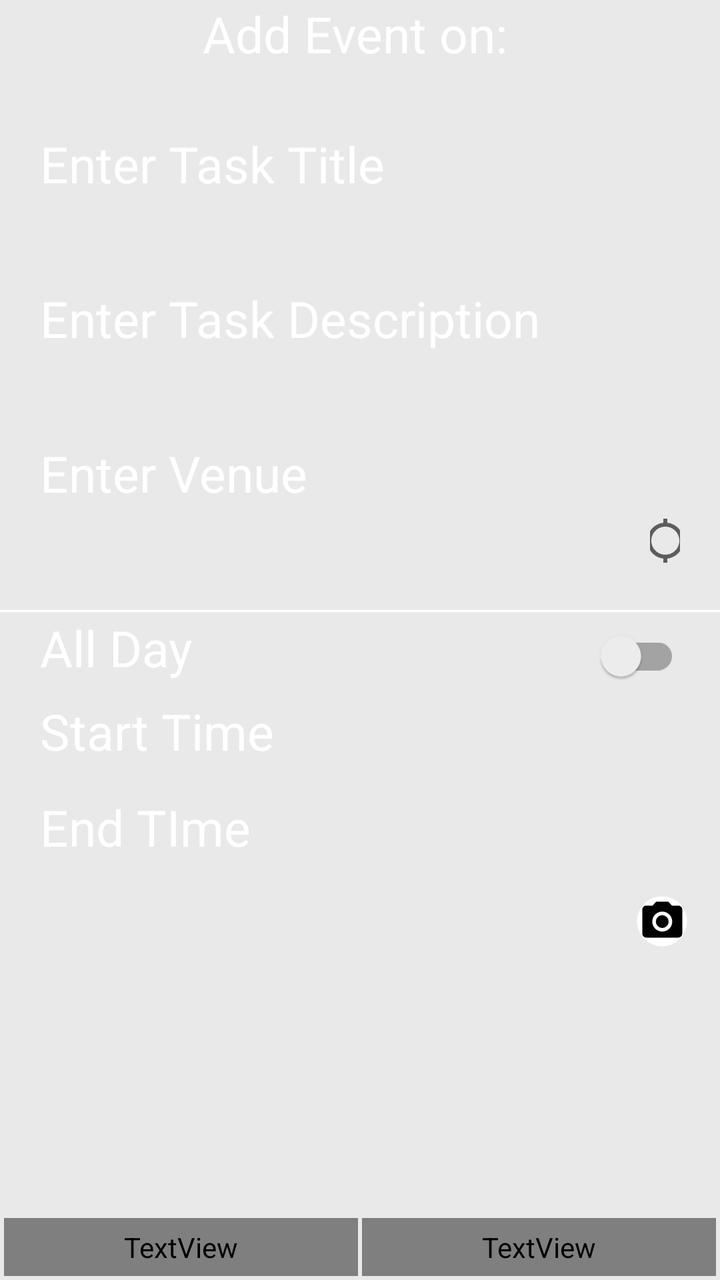
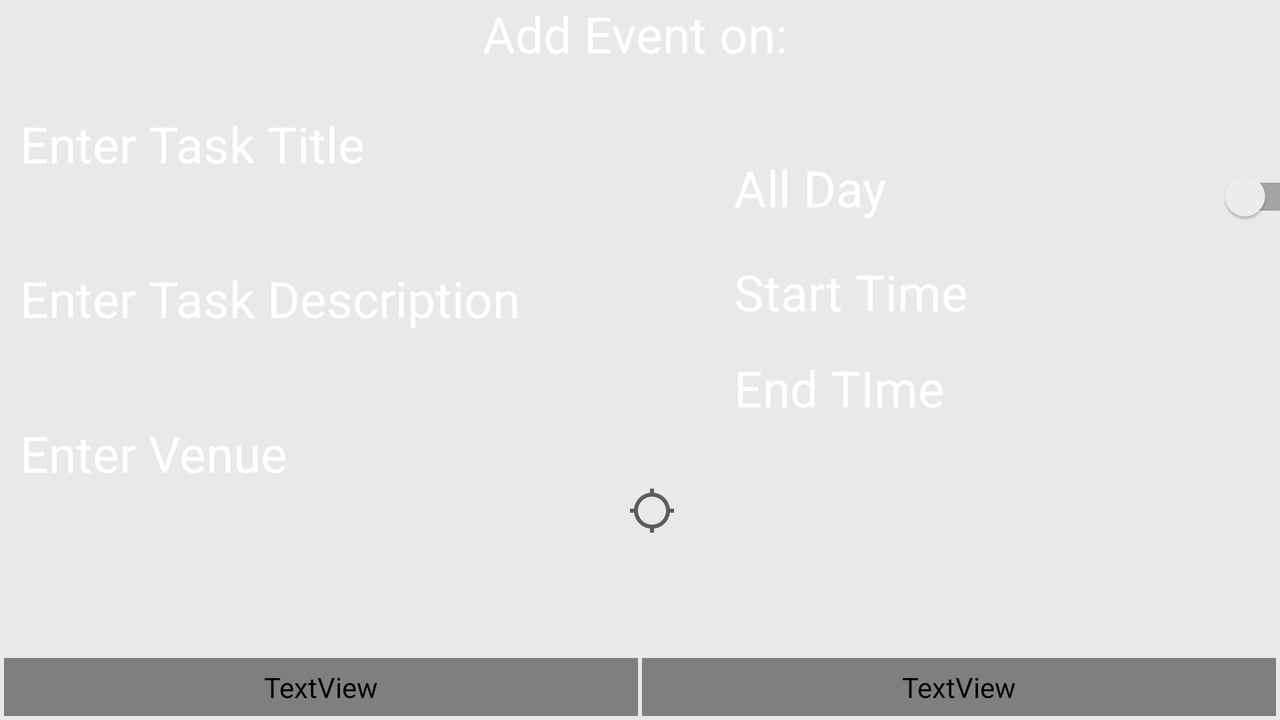

An Android layout and its configuration variant, each rendered on a device that would load it. The default file and the variant file are quoted in full after the pictures.
<!-- AndroidManifest.xml: application theme Theme.Assignment1 -->
<!-- res/layout/activity_add_task.xml -->
<?xml version="1.0" encoding="utf-8"?>
<androidx.constraintlayout.widget.ConstraintLayout xmlns:android="http://schemas.android.com/apk/res/android"
    xmlns:app="http://schemas.android.com/apk/res-auto"
    xmlns:tools="http://schemas.android.com/tools"
    android:layout_width="match_parent"
    android:layout_height="match_parent"
    android:background="@color/backGround"
    tools:context=".view.activity.AddTaskActivity">

    <LinearLayout
        android:id="@+id/linearLayout3"
        android:layout_width="match_parent"
        android:layout_height="45dp"
        android:background="@color/gray"
        android:gravity="center"
        android:orientation="horizontal"
        app:layout_constraintEnd_toEndOf="parent"
        app:layout_constraintStart_toStartOf="parent"
        app:layout_constraintTop_toTopOf="parent">

        <TextView
            android:layout_width="wrap_content"
            android:layout_height="match_parent"
            android:paddingEnd="5dp"
            android:text="@string/add_event_on"
            android:textAlignment="center"
            android:textColor="@color/white"
            android:textSize="25sp" />

        <TextView
            android:id="@+id/task_date"
            android:layout_width="wrap_content"
            android:layout_height="match_parent"
            android:textAlignment="center"
            android:textColor="@color/white"
            android:textSize="25sp"
            android:textStyle="bold" />
    </LinearLayout>


    <ScrollView
        android:layout_width="match_parent"
        android:layout_height="0dp"
        app:layout_constraintBottom_toTopOf="@+id/gridLayout3"
        app:layout_constraintEnd_toEndOf="parent"
        app:layout_constraintHorizontal_bias="0.0"
        app:layout_constraintStart_toStartOf="parent"
        app:layout_constraintTop_toBottomOf="@+id/linearLayout3"
        app:layout_constraintVertical_bias="1.0">

        <androidx.constraintlayout.widget.ConstraintLayout
            android:layout_width="match_parent"
            android:layout_height="wrap_content">

            <LinearLayout
                android:id="@+id/linearLayout4"
                android:layout_width="match_parent"
                android:layout_height="wrap_content"
                android:background="@drawable/layout_calendar_week"
                android:orientation="vertical"
                android:padding="20dp"
                app:layout_constraintBottom_toBottomOf="parent"
                app:layout_constraintEnd_toEndOf="parent"
                app:layout_constraintStart_toStartOf="parent"
                app:layout_constraintTop_toTopOf="parent"
                app:layout_constraintVertical_bias="0.0">

                <TextView
                    android:layout_width="wrap_content"
                    android:layout_height="wrap_content"
                    android:text="@string/enter_task_title"
                    android:textColor="@color/white"
                    android:textSize="25sp" />

                <EditText
                    android:id="@+id/add_title"
                    style="@style/edit_text" />

                <TextView
                    android:layout_width="wrap_content"
                    android:layout_height="wrap_content"
                    android:layout_marginTop="10dp"
                    android:text="@string/Enter_Task_description"
                    android:textColor="@color/white"
                    android:textSize="25sp" />

                <EditText
                    android:id="@+id/add_description"
                    style="@style/edit_text" />

                <TextView
                    android:layout_width="wrap_content"
                    android:layout_height="wrap_content"
                    android:layout_marginTop="10dp"
                    android:text="@string/Enter_venue"
                    android:textColor="@color/white"
                    android:textSize="25sp" />

                <LinearLayout
                    android:layout_width="wrap_content"
                    android:layout_height="wrap_content"
                    android:orientation="horizontal"
                    >
                    <EditText
                        android:id="@+id/add_value"
                        style="@style/edit_text" />
                    <ImageButton
                        android:id="@+id/gps_btn"
                        android:layout_width="wrap_content"
                        android:layout_height="match_parent"
                        android:src="@drawable/ic_baseline_gps_not_fixed_24"
                        android:paddingRight="5dp"
                        android:paddingLeft="5dp"
                        android:layout_marginLeft="5dp"
                        android:background="@color/gray"
                    />
                </LinearLayout>
            </LinearLayout>

            <GridLayout
                android:id="@+id/gridLayout"
                android:layout_width="match_parent"
                android:layout_height="wrap_content"
                android:columnCount="2"
                android:paddingLeft="20dp"
                android:paddingRight="20dp"
                android:rowCount="3"
                app:layout_constraintBottom_toBottomOf="parent"
                app:layout_constraintEnd_toEndOf="parent"
                app:layout_constraintHorizontal_bias="0.0"
                app:layout_constraintStart_toStartOf="parent"
                app:layout_constraintTop_toBottomOf="@+id/linearLayout4"
                app:layout_constraintVertical_bias="0.0">

                <TextView
                    android:layout_gravity="fill_horizontal"
                    android:text="@string/all_day"
                    android:textColor="@color/white"
                    android:textSize="25sp" />

                <androidx.appcompat.widget.SwitchCompat
                    android:layout_width="wrap_content"
                    android:layout_height="20dp"
                    android:onClick="onAllDayToggled" />
            </GridLayout>

            <GridLayout
                android:id="@+id/add_task_time"
                android:layout_width="match_parent"
                android:layout_height="wrap_content"
                android:columnCount="2"
                android:paddingLeft="20dp"
                android:paddingRight="20dp"
                android:rowCount="3"
                app:layout_constraintBottom_toBottomOf="parent"
                app:layout_constraintEnd_toEndOf="parent"
                app:layout_constraintHorizontal_bias="1.0"
                app:layout_constraintStart_toStartOf="parent"
                app:layout_constraintTop_toBottomOf="@+id/gridLayout"
                app:layout_constraintVertical_bias="0.0">


                <TextView
                    android:layout_gravity="fill_horizontal"
                    android:text="@string/start_time"
                    android:textColor="@color/white"
                    android:textSize="25sp" />

                <Button
                    android:id="@+id/add_start_time"
                    android:background="@color/transparent"
                    android:onClick="onSetStartTime"
                    android:textColor="@color/white"
                    android:textSize="25sp" />

                <TextView
                    android:layout_gravity="fill_horizontal"
                    android:text="@string/end_time"
                    android:textColor="@color/white"
                    android:textSize="25sp" />

                <Button
                    android:id="@+id/add_end_time"
                    android:background="@color/transparent"
                    android:onClick="onSetEndTime"
                    android:textColor="@color/white"
                    android:textSize="25sp" />

                <Space android:layout_gravity="fill_horizontal" />

            </GridLayout>

            <ImageView
                android:id="@+id/add_task_img"
                android:layout_width="match_parent"
                android:layout_height="wrap_content"
                app:layout_constraintEnd_toEndOf="parent"
                app:layout_constraintStart_toStartOf="parent"
                app:layout_constraintTop_toBottomOf="@+id/add_task_time" />

            <ImageView
                android:layout_width="wrap_content"
                android:layout_height="wrap_content"
                android:layout_marginTop="8dp"
                android:onClick="onSetImageClick"
                android:src="@drawable/ic_baseline_photo_camera_24"
                app:layout_constraintBottom_toBottomOf="parent"
                app:layout_constraintEnd_toEndOf="parent"
                app:layout_constraintHorizontal_bias="0.958"
                app:layout_constraintStart_toStartOf="parent"
                app:layout_constraintTop_toBottomOf="@+id/add_task_img"
                app:layout_constraintVertical_bias="1.0" />
        </androidx.constraintlayout.widget.ConstraintLayout>
    </ScrollView>

    <GridLayout
        android:id="@+id/gridLayout3"
        android:layout_width="match_parent"
        android:layout_height="wrap_content"
        android:background="@color/gray"
        android:columnCount="2"
        android:gravity="center"
        android:orientation="horizontal"
        android:padding="1dp"
        app:layout_constraintBottom_toBottomOf="parent"
        app:layout_constraintEnd_toEndOf="parent"
        app:layout_constraintStart_toStartOf="parent">

        <TextView

            android:layout_height="match_parent"
            android:layout_columnWeight="1"
            android:layout_margin="1dp"
            android:background="@color/dark"
            android:onClick="onBackPressed"
            android:padding="5dp"
            android:text="@string/cancel"
            android:textAlignment="center"
            android:textColor="@color/liteBlue"
            android:textSize="25sp"
            tools:ignore="RtlCompat" />

        <TextView
            android:layout_height="match_parent"
            android:layout_columnWeight="1"
            android:layout_margin="1dp"
            android:background="@color/dark"
            android:onClick="onSubmit"
            android:padding="5dp"
            android:text="@string/create"
            android:textAlignment="center"
            android:textColor="@color/liteBlue"
            android:textSize="25sp"
            tools:ignore="RtlCompat" />
    </GridLayout>
</androidx.constraintlayout.widget.ConstraintLayout>
<!-- resources referenced by this layout -->
<resources>
  <color name="backGround">#E9E9E9</color>
  <color name="transparent">#00000000</color>
  <color name="white">#FFFFFFFF</color>
  <!-- drawable ic_baseline_gps_not_fixed_24 (drawable) -->
  <vector xmlns:android="http://schemas.android.com/apk/res/android"
      android:width="24dp"
      android:height="24dp"
      android:viewportWidth="24"
      android:viewportHeight="24"
      android:tint="?attr/colorControlNormal">
    <path
        android:fillColor="@color/white"
        android:pathData="M20.94,11c-0.46,-4.17 -3.77,-7.48 -7.94,-7.94V1h-2v2.06C6.83,3.52 3.52,6.83 3.06,11H1v2h2.06c0.46,4.17 3.77,7.48 7.94,7.94V23h2v-2.06c4.17,-0.46 7.48,-3.77 7.94,-7.94H23v-2h-2.06zM12,19c-3.87,0 -7,-3.13 -7,-7s3.13,-7 7,-7 7,3.13 7,7 -3.13,7 -7,7z"/>
  </vector>
  <!-- drawable layout_calendar_week (drawable) -->
  <?xml version="1.0" encoding="utf-8"?>
  <layer-list xmlns:android="http://schemas.android.com/apk/res/android" >
      <item
          android:bottom="1dp"
          android:left="-2dp"
          android:right="-2dp"
          android:top="-2dp">
          <shape android:shape="rectangle" >
              <stroke
                  android:width="1dp"
                  android:color="@color/white" />
  
              <solid android:color="#00FFFFFF" />
  
              <padding
                  android:bottom="10dp" />
          </shape>
      </item>
  
  </layer-list>
  <string name="Enter_Task_description">Enter Task Description</string>
  <string name="Enter_venue">Enter Venue</string>
  <string name="add_event_on">Add Event on:</string>
  <string name="all_day">All Day</string>
  <string name="cancel">Cancel</string>
  <string name="create">Create</string>
  <string name="end_time">End TIme</string>
  <string name="enter_task_title">Enter Task Title</string>
  <string name="start_time">Start Time</string>
  <style name="edit_text" parent="@android:style/Widget.EditText">
          <item name="android:textSize">25sp</item>
          <item name="android:paddingLeft">5dp</item>
          <item name="android:paddingRight">5dp</item>
          <item name="android:textColor">@color/black</item>
          <item name="android:layout_height">wrap_content</item>
          <item name="android:layout_width">300dp</item>
          <item name="android:background">@drawable/layout_edittext</item>
      </style>
  <style name="Theme.Assignment1" parent="Theme.MaterialComponents.DayNight.NoActionBar">
          
          <item name="colorPrimaryDark">@color/dark</item>
          <item name="colorPrimary">@color/liteBlue</item>
          <item name="colorPrimaryVariant">@color/liteBlue</item>
          <item name="colorOnPrimary">@color/backGround</item>
          
          <item name="colorSecondary">@color/teal_200</item>
          <item name="colorSecondaryVariant">@color/teal_700</item>
          <item name="colorOnSecondary">@color/backGround</item>
          
          <item name="android:statusBarColor" tools:targetApi="l">@color/dark</item>
          
      </style>
  <color name="black">#FF000000</color>
  <!-- drawable layout_edittext (drawable) -->
  <?xml version="1.0" encoding="utf-8"?>
  <shape xmlns:android="http://schemas.android.com/apk/res/android">
      <solid android:color="@color/textFieldEvent"/>
      <stroke android:color="@color/textFieldEvent" />
      <corners
          android:topLeftRadius="15dp" android:topRightRadius="15dp"
          android:bottomLeftRadius="15dp" android:bottomRightRadius="15dp"/>
      <padding android:left="0dp" android:top="0dp" android:right="0dp" android:bottom="0dp" />
  </shape>
  <color name="teal_200">#FF03DAC5</color>
  <color name="teal_700">#FF018786</color>
  <color name="textFieldEvent">#E9E9E9</color>
</resources>
<!-- res/layout-land/activity_add_task.xml (the author's variant of the layout above) -->
<!-- drawn on the phone turned sideways -->
<?xml version="1.0" encoding="utf-8"?>
<androidx.constraintlayout.widget.ConstraintLayout xmlns:android="http://schemas.android.com/apk/res/android"
    xmlns:app="http://schemas.android.com/apk/res-auto"
    xmlns:tools="http://schemas.android.com/tools"
    android:layout_width="match_parent"
    android:layout_height="match_parent"
    android:background="@color/backGround"
    tools:context=".view.activity.AddTaskActivity">

    <LinearLayout
        android:id="@+id/linearLayout3"
        android:layout_width="match_parent"
        android:layout_height="45dp"
        android:background="@color/gray"
        android:gravity="center"
        android:orientation="horizontal"
        app:layout_constraintEnd_toEndOf="parent"
        app:layout_constraintStart_toStartOf="parent"
        app:layout_constraintTop_toTopOf="parent">

        <TextView
            android:layout_width="wrap_content"
            android:layout_height="match_parent"
            android:paddingEnd="5dp"
            android:text="@string/add_event_on"
            android:textAlignment="center"
            android:textColor="@color/white"
            android:textSize="25sp" />

        <TextView
            android:id="@+id/task_date"
            android:layout_width="wrap_content"
            android:layout_height="match_parent"
            android:textAlignment="center"
            android:textColor="@color/white"
            android:textSize="25sp"
            android:textStyle="bold" />
    </LinearLayout>

    <LinearLayout
        android:id="@+id/linearLayout4"
        android:layout_width="347dp"
        android:layout_height="254dp"
        android:orientation="vertical"
        android:padding="10dp"
        app:layout_constraintBottom_toBottomOf="parent"
        app:layout_constraintEnd_toEndOf="parent"
        app:layout_constraintHorizontal_bias="0.0"
        app:layout_constraintStart_toStartOf="parent"
        app:layout_constraintTop_toBottomOf="@+id/linearLayout3"
        app:layout_constraintVertical_bias="0.0">

        <TextView
            android:layout_width="wrap_content"
            android:layout_height="wrap_content"
            android:text="@string/enter_task_title"
            android:textColor="@color/white"
            android:textSize="25sp" />

        <EditText
            android:id="@+id/add_title"
            style="@style/edit_text" />

        <TextView
            android:layout_width="wrap_content"
            android:layout_height="wrap_content"
            android:layout_marginTop="10dp"
            android:text="@string/Enter_Task_description"
            android:textColor="@color/white"
            android:textSize="25sp" />

        <EditText
            android:id="@+id/add_description"
            style="@style/edit_text" />

        <TextView
            android:layout_width="wrap_content"
            android:layout_height="wrap_content"
            android:layout_marginTop="10dp"
            android:text="@string/Enter_venue"
            android:textColor="@color/white"
            android:textSize="25sp" />

        <LinearLayout
                    android:layout_width="wrap_content"
                    android:layout_height="wrap_content"
                    android:orientation="horizontal"
                    >
                    <EditText
                        android:id="@+id/add_value"
                        style="@style/edit_text" />
                    <ImageButton
                        android:id="@+id/gps_btn"
                        android:layout_width="wrap_content"
                        android:layout_height="wrap_content"
                        android:src="@drawable/ic_baseline_gps_not_fixed_24"
                        android:paddingRight="5dp"
                        android:paddingLeft="5dp"
                        android:layout_marginStart="5dp"
                        android:background="@color/gray"
                    />
                </LinearLayout>
    </LinearLayout>

    <GridLayout
        android:id="@+id/gridLayout"
        android:layout_width="325dp"
        android:layout_height="45dp"
        android:layout_marginTop="26dp"
        android:columnCount="2"
        android:paddingLeft="20dp"
        android:paddingRight="20dp"
        android:rowCount="3"
        app:layout_constraintBottom_toBottomOf="parent"
        app:layout_constraintEnd_toEndOf="parent"
        app:layout_constraintHorizontal_bias="0.0"
        app:layout_constraintStart_toEndOf="@+id/linearLayout4"
        app:layout_constraintTop_toBottomOf="@+id/linearLayout3"
        app:layout_constraintVertical_bias="0.024">

        <TextView
            android:layout_gravity="fill_horizontal"
            android:text="@string/all_day"
            android:textColor="@color/white"
            android:textSize="25sp" />

        <androidx.appcompat.widget.SwitchCompat
            android:layout_width="wrap_content"
            android:layout_height="20dp"
            android:onClick="onAllDayToggled" />
    </GridLayout>

    <GridLayout
        android:id="@+id/add_task_time"
        android:layout_width="323dp"
        android:layout_height="125dp"
        android:columnCount="2"
        android:paddingLeft="20dp"
        android:paddingRight="20dp"
        android:rowCount="3"
        app:layout_constraintBottom_toBottomOf="parent"
        app:layout_constraintEnd_toEndOf="parent"
        app:layout_constraintHorizontal_bias="0.0"
        app:layout_constraintStart_toEndOf="@+id/linearLayout4"
        app:layout_constraintTop_toBottomOf="@+id/gridLayout"
        app:layout_constraintVertical_bias="0.0">


        <TextView
            android:layout_gravity="fill_horizontal"
            android:text="@string/start_time"
            android:textColor="@color/white"
            android:textSize="25sp" />

        <Button
            android:id="@+id/add_start_time"
            android:background="@color/transparent"
            android:onClick="onSetStartTime"
            android:textColor="@color/white"
            android:textSize="25sp" />

        <TextView
            android:layout_gravity="fill_horizontal"
            android:text="@string/end_time"
            android:textColor="@color/white"
            android:textSize="25sp" />

        <Button
            android:id="@+id/add_end_time"
            android:background="@color/transparent"
            android:onClick="onSetEndTime"
            android:textColor="@color/white"
            android:textSize="25sp" />

        <Space android:layout_gravity="fill_horizontal" />

    </GridLayout>

    <GridLayout
        android:layout_width="match_parent"
        android:layout_height="wrap_content"
        android:background="@color/gray"
        android:columnCount="2"
        android:gravity="center"
        android:orientation="horizontal"
        android:padding="1dp"
        app:layout_constraintBottom_toBottomOf="parent"
        app:layout_constraintEnd_toEndOf="parent"
        app:layout_constraintStart_toStartOf="parent">

        <TextView

            android:layout_height="match_parent"
            android:layout_columnWeight="1"
            android:layout_margin="1dp"
            android:background="@color/dark"
            android:onClick="onBackPressed"
            android:padding="5dp"
            android:text="@string/cancel"
            android:textAlignment="center"
            android:textColor="@color/liteBlue"
            android:textSize="25sp"
            tools:ignore="RtlCompat" />

        <TextView
            android:layout_height="match_parent"
            android:layout_columnWeight="1"
            android:layout_margin="1dp"
            android:background="@color/dark"
            android:onClick="onSubmit"
            android:padding="5dp"
            android:text="@string/create"
            android:textAlignment="center"
            android:textColor="@color/liteBlue"
            android:textSize="25sp"
            tools:ignore="RtlCompat" />
    </GridLayout>
</androidx.constraintlayout.widget.ConstraintLayout>
<!-- resources referenced by the variant -->
<!-- as the phone turned sideways resolves them -->
<resources>
  <color name="backGround">#E9E9E9</color>
  <color name="transparent">#00000000</color>
  <color name="white">#FFFFFFFF</color>
  <!-- drawable ic_baseline_gps_not_fixed_24 (drawable) -->
  <vector xmlns:android="http://schemas.android.com/apk/res/android"
      android:width="24dp"
      android:height="24dp"
      android:viewportWidth="24"
      android:viewportHeight="24"
      android:tint="?attr/colorControlNormal">
    <path
        android:fillColor="@color/white"
        android:pathData="M20.94,11c-0.46,-4.17 -3.77,-7.48 -7.94,-7.94V1h-2v2.06C6.83,3.52 3.52,6.83 3.06,11H1v2h2.06c0.46,4.17 3.77,7.48 7.94,7.94V23h2v-2.06c4.17,-0.46 7.48,-3.77 7.94,-7.94H23v-2h-2.06zM12,19c-3.87,0 -7,-3.13 -7,-7s3.13,-7 7,-7 7,3.13 7,7 -3.13,7 -7,7z"/>
  </vector>
  <string name="Enter_Task_description">Enter Task Description</string>
  <string name="Enter_venue">Enter Venue</string>
  <string name="add_event_on">Add Event on:</string>
  <string name="all_day">All Day</string>
  <string name="cancel">Cancel</string>
  <string name="create">Create</string>
  <string name="end_time">End TIme</string>
  <string name="enter_task_title">Enter Task Title</string>
  <string name="start_time">Start Time</string>
  <style name="edit_text" parent="@android:style/Widget.EditText">
          <item name="android:textSize">25sp</item>
          <item name="android:paddingLeft">5dp</item>
          <item name="android:paddingRight">5dp</item>
          <item name="android:textColor">@color/black</item>
          <item name="android:layout_height">wrap_content</item>
          <item name="android:layout_width">300dp</item>
          <item name="android:background">@drawable/layout_edittext</item>
      </style>
  <style name="Theme.Assignment1" parent="Theme.MaterialComponents.DayNight.NoActionBar">
          
          <item name="colorPrimaryDark">@color/dark</item>
          <item name="colorPrimary">@color/liteBlue</item>
          <item name="colorPrimaryVariant">@color/liteBlue</item>
          <item name="colorOnPrimary">@color/backGround</item>
          
          <item name="colorSecondary">@color/teal_200</item>
          <item name="colorSecondaryVariant">@color/teal_700</item>
          <item name="colorOnSecondary">@color/backGround</item>
          
          <item name="android:statusBarColor" tools:targetApi="l">@color/dark</item>
          
      </style>
  <color name="black">#FF000000</color>
  <!-- drawable layout_edittext (drawable) -->
  <?xml version="1.0" encoding="utf-8"?>
  <shape xmlns:android="http://schemas.android.com/apk/res/android">
      <solid android:color="@color/textFieldEvent"/>
      <stroke android:color="@color/textFieldEvent" />
      <corners
          android:topLeftRadius="15dp" android:topRightRadius="15dp"
          android:bottomLeftRadius="15dp" android:bottomRightRadius="15dp"/>
      <padding android:left="0dp" android:top="0dp" android:right="0dp" android:bottom="0dp" />
  </shape>
  <color name="teal_200">#FF03DAC5</color>
  <color name="teal_700">#FF018786</color>
  <color name="textFieldEvent">#E9E9E9</color>
</resources>
